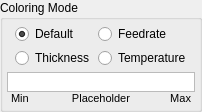
         <widget class="QGroupBox" name="groupBoxColoring">
          <property name="sizePolicy">
           <sizepolicy hsizetype="MinimumExpanding" vsizetype="Maximum">
            <horstretch>1</horstretch>
            <verstretch>0</verstretch>
           </sizepolicy>
          </property>
          <property name="maximumSize">
           <size>
            <width>16777215</width>
            <height>16777215</height>
           </size>
          </property>
          <property name="acceptDrops">
           <bool>true</bool>
          </property>
          <property name="title">
           <string>Coloring Mode</string>
          </property>
          <property name="flat">
           <bool>false</bool>
          </property>
          <layout class="QGridLayout" name="gridLayout_2" rowstretch="0,0,0,0">
           <property name="leftMargin">
            <number>4</number>
           </property>
           <property name="topMargin">
            <number>4</number>
           </property>
           <property name="rightMargin">
            <number>4</number>
           </property>
           <property name="bottomMargin">
            <number>4</number>
           </property>
           <property name="spacing">
            <number>4</number>
           </property>
           <item row="3" column="0" colspan="2">
            <widget class="QWidget" name="widgetColorGradient" native="true">
             <property name="sizePolicy">
              <sizepolicy hsizetype="MinimumExpanding" vsizetype="Maximum">
               <horstretch>0</horstretch>
               <verstretch>0</verstretch>
              </sizepolicy>
             </property>
             <layout class="QGridLayout" name="gridLayout_3" rowstretch="0,0" columnstretch="0">
              <property name="leftMargin">
               <number>0</number>
              </property>
              <property name="topMargin">
               <number>0</number>
              </property>
              <property name="rightMargin">
               <number>0</number>
              </property>
              <property name="bottomMargin">
               <number>0</number>
              </property>
              <property name="spacing">
               <number>0</number>
              </property>
              <item row="1" column="0">
               <widget class="QWidget" name="widgetColorGradientLabels" native="true">
                <property name="sizePolicy">
                 <sizepolicy hsizetype="MinimumExpanding" vsizetype="Maximum">
                  <horstretch>0</horstretch>
                  <verstretch>0</verstretch>
                 </sizepolicy>
                </property>
                <layout class="QHBoxLayout" name="horizontalLayout_3">
                 <property name="spacing">
                  <number>0</number>
                 </property>
                 <property name="leftMargin">
                  <number>4</number>
                 </property>
                 <property name="topMargin">
                  <number>0</number>
                 </property>
                 <property name="rightMargin">
                  <number>4</number>
                 </property>
                 <property name="bottomMargin">
                  <number>0</number>
                 </property>
                 <item>
                  <widget class="QLabel" name="labelColorGradientLeft">
                   <property name="sizePolicy">
                    <sizepolicy hsizetype="MinimumExpanding" vsizetype="Maximum">
                     <horstretch>0</horstretch>
                     <verstretch>0</verstretch>
                    </sizepolicy>
                   </property>
                   <property name="maximumSize">
                    <size>
                     <width>16777215</width>
                     <height>16777215</height>
                    </size>
                   </property>
                   <property name="font">
                    <font>
                     <pointsize>8</pointsize>
                    </font>
                   </property>
                   <property name="text">
                    <string>Min</string>
                   </property>
                   <property name="alignment">
                    <set>Qt::AlignLeading|Qt::AlignLeft|Qt::AlignTop</set>
                   </property>
                  </widget>
                 </item>
                 <item>
                  <widget class="QLabel" name="labelColorGradientCenter">
                   <property name="sizePolicy">
                    <sizepolicy hsizetype="MinimumExpanding" vsizetype="Maximum">
                     <horstretch>0</horstretch>
                     <verstretch>0</verstretch>
                    </sizepolicy>
                   </property>
                   <property name="maximumSize">
                    <size>
                     <width>16777215</width>
                     <height>16777215</height>
                    </size>
                   </property>
                   <property name="font">
                    <font>
                     <pointsize>8</pointsize>
                    </font>
                   </property>
                   <property name="text">
                    <string>Placeholder</string>
                   </property>
                   <property name="alignment">
                    <set>Qt::AlignHCenter|Qt::AlignTop</set>
                   </property>
                  </widget>
                 </item>
                 <item>
                  <widget class="QLabel" name="labelColorGradientRight">
                   <property name="sizePolicy">
                    <sizepolicy hsizetype="MinimumExpanding" vsizetype="Maximum">
                     <horstretch>0</horstretch>
                     <verstretch>0</verstretch>
                    </sizepolicy>
                   </property>
                   <property name="maximumSize">
                    <size>
                     <width>16777215</width>
                     <height>16777215</height>
                    </size>
                   </property>
                   <property name="font">
                    <font>
                     <pointsize>8</pointsize>
                    </font>
                   </property>
                   <property name="text">
                    <string>Max</string>
                   </property>
                   <property name="alignment">
                    <set>Qt::AlignRight|Qt::AlignTop|Qt::AlignTrailing</set>
                   </property>
                  </widget>
                 </item>
                </layout>
               </widget>
              </item>
              <item row="0" column="0">
               <widget class="QLabel" name="labelColorGradient">
                <property name="sizePolicy">
                 <sizepolicy hsizetype="MinimumExpanding" vsizetype="Maximum">
                  <horstretch>0</horstretch>
                  <verstretch>0</verstretch>
                 </sizepolicy>
                </property>
                <property name="minimumSize">
                 <size>
                  <width>0</width>
                  <height>20</height>
                 </size>
                </property>
                <property name="maximumSize">
                 <size>
                  <width>16777215</width>
                  <height>20</height>
                 </size>
                </property>
                <property name="autoFillBackground">
                 <bool>false</bool>
                </property>
                <property name="styleSheet">
                 <string notr="true">border: 1px solid #BBB; background-color: #FFF;</string>
                </property>
                <property name="frameShape">
                 <enum>QFrame::NoFrame</enum>
                </property>
                <property name="frameShadow">
                 <enum>QFrame::Plain</enum>
                </property>
                <property name="lineWidth">
                 <number>0</number>
                </property>
                <property name="text">
                 <string/>
                </property>
                <property name="scaledContents">
                 <bool>true</bool>
                </property>
                <property name="alignment">
                 <set>Qt::AlignCenter</set>
                </property>
               </widget>
              </item>
             </layout>
            </widget>
           </item>
           <item row="0" column="0">
            <widget class="QWidget" name="widgetRadioButtonsColoring" native="true">
             <property name="sizePolicy">
              <sizepolicy hsizetype="MinimumExpanding" vsizetype="Maximum">
               <horstretch>0</horstretch>
               <verstretch>0</verstretch>
              </sizepolicy>
             </property>
             <layout class="QGridLayout" name="gridLayout_4">
              <property name="leftMargin">
               <number>8</number>
              </property>
              <property name="topMargin">
               <number>0</number>
              </property>
              <property name="rightMargin">
               <number>0</number>
              </property>
              <property name="bottomMargin">
               <number>0</number>
              </property>
              <property name="spacing">
               <number>4</number>
              </property>
              <item row="0" column="0">
               <widget class="QRadioButton" name="radioButtonColoringDefault">
                <property name="sizePolicy">
                 <sizepolicy hsizetype="MinimumExpanding" vsizetype="Maximum">
                  <horstretch>0</horstretch>
                  <verstretch>0</verstretch>
                 </sizepolicy>
                </property>
                <property name="focusPolicy">
                 <enum>Qt::TabFocus</enum>
                </property>
                <property name="text">
                 <string>Default</string>
                </property>
                <property name="checked">
                 <bool>true</bool>
                </property>
               </widget>
              </item>
              <item row="0" column="1">
               <widget class="QRadioButton" name="radioButtonColoringFeedrate">
                <property name="sizePolicy">
                 <sizepolicy hsizetype="MinimumExpanding" vsizetype="Maximum">
                  <horstretch>0</horstretch>
                  <verstretch>0</verstretch>
                 </sizepolicy>
                </property>
                <property name="focusPolicy">
                 <enum>Qt::TabFocus</enum>
                </property>
                <property name="text">
                 <string>Feedrate</string>
                </property>
               </widget>
              </item>
              <item row="1" column="0">
               <widget class="QRadioButton" name="radioButtonColoringThickness">
                <property name="sizePolicy">
                 <sizepolicy hsizetype="MinimumExpanding" vsizetype="Maximum">
                  <horstretch>0</horstretch>
                  <verstretch>0</verstretch>
                 </sizepolicy>
                </property>
                <property name="focusPolicy">
                 <enum>Qt::TabFocus</enum>
                </property>
                <property name="text">
                 <string>Thickness</string>
                </property>
               </widget>
              </item>
              <item row="1" column="1">
               <widget class="QRadioButton" name="radioButtonColoringTemperature">
                <property name="sizePolicy">
                 <sizepolicy hsizetype="MinimumExpanding" vsizetype="Maximum">
                  <horstretch>0</horstretch>
                  <verstretch>0</verstretch>
                 </sizepolicy>
                </property>
                <property name="focusPolicy">
                 <enum>Qt::TabFocus</enum>
                </property>
                <property name="text">
                 <string>Temperature</string>
                </property>
               </widget>
              </item>
             </layout>
            </widget>
           </item>
          </layout>
         </widget>
